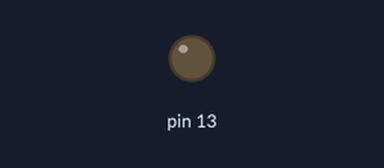
The sketch below on a simulated Arduino Uno, built with avr-gcc and run on an emulated ATmega328P. Shown: output pins drawn as LEDs (lit = HIGH).

Above: at 6.4 s.
At 19.1 s:
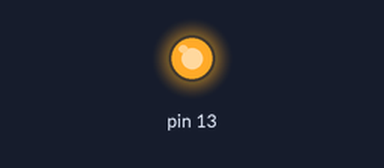
Timing chart, 0 to 33.2 s (numbered marks = the images above):
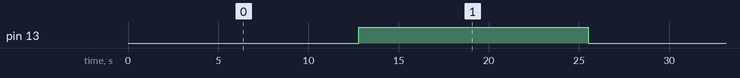

Measured:
- by itself, pin 13: alternates HIGH for 12.7 s and LOW for 12.8 s

The sketch:

utiroboD.ino
```cpp
#include <Arduino.h>

void setup() {
  pinMode(13, OUTPUT);
}

void loop() {
  // put your main code here, to run repeatedly:
  int i;
  for(i=0;i<255;i++){
    analogWrite(13,i);
    delay(100);
  }
}
```
